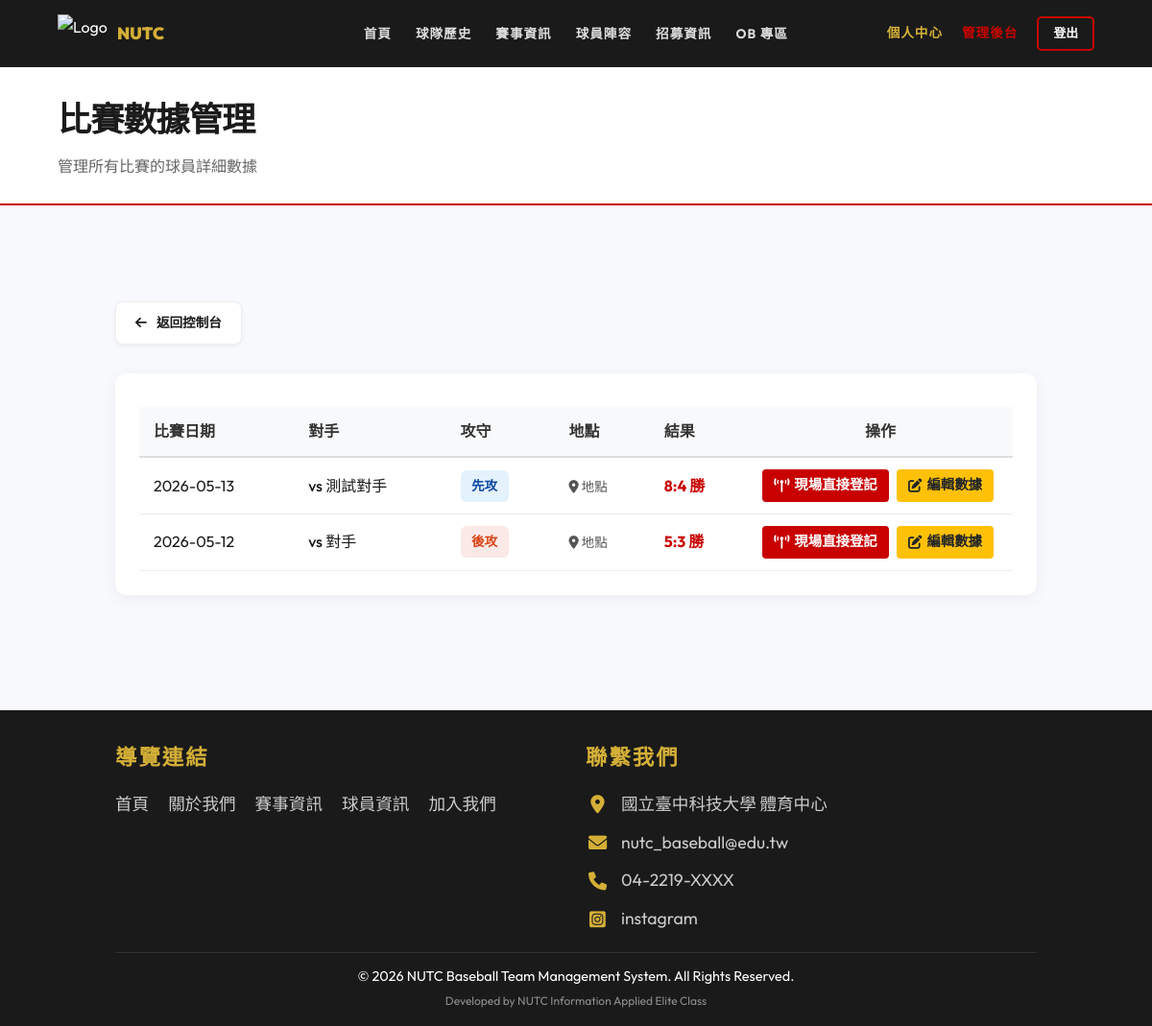
Before: /admin_game_stats.php (signed in) with the older database file.
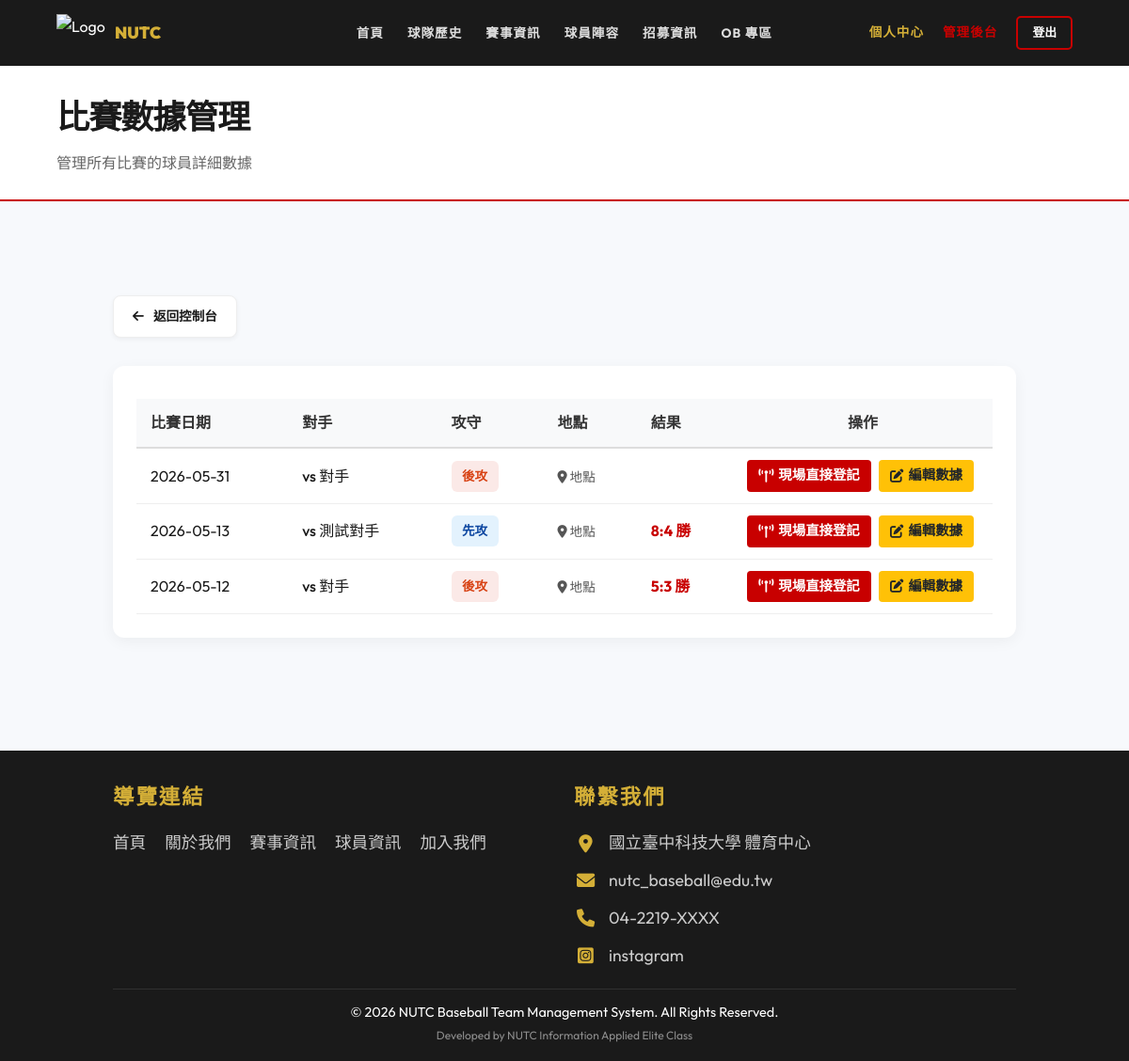
After: the same page with the newer database file.
### tables this page shows
CREATE TABLE `game` (
  `Game_id` int(11) NOT NULL COMMENT '比賽識別碼',
  `Team_Id` int(11) NOT NULL COMMENT '關聯 Team.team_Id',
  `game_date` date DEFAULT NULL COMMENT '比賽日期',
  `game_time` time DEFAULT NULL COMMENT '比賽時間 (如: 12:30)',
  `location` varchar(100) DEFAULT NULL COMMENT '比賽地點',
  `opponent` varchar(1000) DEFAULT NULL,
  `result` varchar(10) DEFAULT NULL COMMENT '比賽結果 (如：14 vs 12 勝)',
  `batting_first` varchar(10) DEFAULT NULL COMMENT '先攻或後攻'
);

CREATE TABLE `contact_us` (
  `id` int(11) NOT NULL,
  `icon_class` varchar(50) NOT NULL,
  `content_text` varchar(255) NOT NULL,
  `link` varchar(255) DEFAULT NULL
);

### includes/config.php (called while the page is built, shortened)
<?php
require_once 'Database.php';
$db = new Database();
function isLoggedIn() {
    return isset($_SESSION['user']);
}
function isAdmin() {
    return isLoggedIn() && $_SESSION['user']['role'] === 'admin';
}

### includes/Database.php (called while the page is built, shortened)
<?php
class Database {
    private $pdo;
    public function __construct() {
        $host = 'localhost';
        $db   = 'baseball_web';
        $user = 'root';
        $pass = '';
        $charset = 'utf8mb4';
        $dsn = "mysql:host=$host;port=3306;dbname=$db;charset=$charset";
        $options = [
            PDO::ATTR_ERRMODE            => PDO::ERRMODE_EXCEPTION,
            PDO::ATTR_DEFAULT_FETCH_MODE => PDO::FETCH_ASSOC,
            PDO::ATTR_EMULATE_PREPARES   => false,
        ];
        try {
            $this->pdo = new PDO($dsn, $user, $pass, $options);
            $stmt = $this->pdo->query("DESCRIBE `player_game_details`");
            $cols = $stmt->fetchAll(PDO::FETCH_COLUMN);
        } catch (\PDOException $e) {
            throw new \PDOException($e->getMessage(), (int)$e->getCode());
        }
    }
    public function getAll($table) {
        $stmt = $this->pdo->query("SELECT * FROM `$table`");
        return $stmt->fetchAll();
    }
}

### admin_game_stats.php (the view, shortened to what this page needs)
<?php
require_once 'includes/header.php';
$games = $db->getAll('game');
usort($games, function($a, $b) {
    return strtotime($b['game_date']) - strtotime($a['game_date']);
});
?>
<div class="page-header">
    <h1>比賽數據管理</h1>
    <p>管理所有比賽的球員詳細數據</p>
</div>
<section>
    <div class="container">
        <a href="admin_dashboard.php" class="admin-back-btn">
            <i class="fas fa-arrow-left"></i> 返回控制台
        </a>
        <div class="admin-list-card" style="background: white; border-radius: 12px; padding: 25px; box-shadow: 0 4px 15px rgba(0,0,0,0.05); overflow-x: auto;">
            <table class="admin-table" style="width:100%; border-collapse:collapse; text-align:left;">
                <thead>
                    <tr style="background: #f8f9fa; border-bottom: 2px solid #ddd;">
                        <th style="padding: 12px 15px; text-align: left; color: #333;">比賽日期</th>
                        <th style="padding: 12px 15px; text-align: left; color: #333;">對手</th>
                        <th style="padding: 12px 15px; text-align: left; color: #333;">攻守</th>
                        <th style="padding: 12px 15px; text-align: left; color: #333;">地點</th>
                        <th style="padding: 12px 15px; text-align: left; color: #333;">結果</th>
                        <th style="padding: 12px 15px; text-align: center; color: #333;">操作</th>
                    </tr>
                </thead>
                <tbody>
                    <?php if (count($games) === 0): ?>
                    <tr>
                        <td colspan="6" style="padding:20px; text-align:center; color:#777;">目前無任何比賽記錄</td>
                    </tr>
                    <?php else: ?>
                        <?php foreach($games as $g): ?>
                        <tr style="border-bottom:1px solid #eee; transition: background 0.3s; vertical-align: middle;">
                            <td style="padding: 12px 15px;"><?= htmlspecialchars($g['game_date']) ?></td>
                            <td style="padding: 12px 15px; font-weight: 500;">vs <?= htmlspecialchars($g['opponent']) ?></td>
                            <td style="padding: 12px 15px;">
                                <?php
                                $batting_label = htmlspecialchars($g['batting_first']) ?: '未設定';
                                $batting_style = 'background: #f8f9fa; color: #6c757d;';
                                if ($g['batting_first'] === '先攻') {
                                    $batting_style = 'background: #e3f2fd; color: #0d47a1;';
                                } elseif ($g['batting_first'] === '後攻') {
                                    $batting_style = 'background: #fbe9e7; color: #d84315;';
                                }
                                ?>
                                <span class="badge" style="padding: 5px 10px; border-radius: 6px; font-size: 0.85em; font-weight: bold; display: inline-block; text-align: center; min-width: 50px; <?= $batting_style ?>">
                                    <?= $batting_label ?>
                                </span>
                            </td>
                            <td style="padding: 12px 15px;"><span style="color:#555; font-size:0.85em;"><i class="fas fa-map-marker-alt"></i> <?= htmlspecialchars($g['location']) ?></span></td>
                            <td style="padding: 12px 15px; font-weight: bold; color: <?= strpos($g['result'], '勝') !== false ? 'var(--primary)' : (strpos($g['result'], '敗') !== false ? '#dc3545' : '#333') ?>;"><?= htmlspecialchars($g['result']) ?></td>
                            <td style="padding: 12px 15px; text-align:center; white-space: nowrap;">
                                <a href="admin_game_live_score.php?game_id=<?= $g['Game_id'] ?>" class="admin-action-btn" style="background: var(--primary); color: white;">
                                    <i class="fas fa-broadcast-tower"></i> 現場直接登記
                                </a>
                                <a href="admin_game_stats_edit.php?game_id=<?= $g['Game_id'] ?>" class="admin-action-btn admin-btn-edit">
                                    <i class="fas fa-edit"></i> 編輯數據
                                </a>
                            </td>
                        </tr>
                        <?php endforeach; ?>
                    <?php endif; ?>
                </tbody>
            </table>
        </div>
    </div>
</section>
<?php require_once 'includes/footer.php'; ?>

### includes/header.php (shortened to what this page needs)
<?php require_once 'config.php'; ?>
<!DOCTYPE html>
<html lang="zh-TW">
<head>
    <link rel="stylesheet" href="assets/css/style.css?v=2">
    <link rel="stylesheet" href="https://cdnjs.cloudflare.com/ajax/libs/font-awesome/6.0.0/css/all.min.css">
</head>
<body>
    <nav>
        <div class="logo">
            <a href="index.php"
                style="text-decoration: none; color: inherit; display: flex; align-items: center; gap: 10px;">
                <img src="https://img.icons8.com/color/96/baseball.png" alt="Logo" style="height: 40px;">
                <span style="font-size: 1.1rem; font-weight: 900; letter-spacing: 0;">NUTC</span>
            </a>
        </div>
        <div class="nav-menu" id="navMenu">
            <div class="nav-links-container">
                <ul class="nav-links">
                    <li class="<?= basename($_SERVER['PHP_SELF']) == 'index.php' ? 'active' : '' ?>"><a
                            href="index.php">首頁</a></li>
                    <li class="<?= basename($_SERVER['PHP_SELF']) == 'about.php' ? 'active' : '' ?>"><a
                            href="about.php">球隊歷史</a></li>
                    <li class="<?= basename($_SERVER['PHP_SELF']) == 'matches.php' ? 'active' : '' ?>"><a
                            href="matches.php">賽事資訊</a></li>
                    <li class="<?= basename($_SERVER['PHP_SELF']) == 'players.php' ? 'active' : '' ?>"><a
                            href="players.php">球員陣容</a></li>
                    <li class="<?= basename($_SERVER['PHP_SELF']) == 'join.php' ? 'active' : '' ?>"><a
                            href="join.php">招募資訊</a></li>
                    <li class="<?= basename($_SERVER['PHP_SELF']) == 'ob.php' ? 'active' : '' ?>"><a href="ob.php">OB
                            專區</a></li>
                </ul>
            </div>
            <div class="user-action">
                <?php if (isLoggedIn()): ?>
                    <a href="member_dashboard.php"
                        class="header-nav-link gold-link <?= basename($_SERVER['PHP_SELF']) == 'member_dashboard.php' ? 'active' : '' ?>">個人中心</a>
                    <?php if (isAdmin()): ?>
                        <a href="admin_dashboard.php"
                            class="header-nav-link gold-link <?= strpos(basename($_SERVER['PHP_SELF']), 'admin_') === 0 ? 'active' : '' ?>">管理後台</a>
                    <?php endif; ?>
                    <a href="logout.php" class="btn-logout">登出</a>
                <?php else: ?>
                    <a href="login.php" class="btn-login-header">登入</a>
                    <a href="register.php"
                        class="header-nav-link <?= basename($_SERVER['PHP_SELF']) == 'register.php' ? 'active' : '' ?> register-link">註冊</a>
                <?php endif; ?>
            </div>
        </div>
    </nav>

### includes/footer.php (shortened to what this page needs)
<?php
$contactInfos = $db->getAll('contact_us');
?>
<footer>
    <div class="footer-content">
        <div class="footer-section">
            <h3>導覽連結</h3>
            <ul class="footer-links">
                <li><a href="index.php">首頁</a></li>
                <li><a href="about.php">關於我們</a></li>
                <li><a href="matches.php">賽事資訊</a></li>
                <li><a href="players.php">球員資訊</a></li>
                <li><a href="join.php">加入我們</a></li>
            </ul>
        </div>
        <div class="footer-section">
            <h3>聯繫我們</h3>
            <div class="footer-contact-list">
                <?php if (empty($contactInfos)): ?>
                    <p class="footer-contact-empty">尚未設定聯絡資訊</p>
                <?php else: ?>
                    <?php foreach ($contactInfos as $c): ?>
                        <p class="footer-contact-item">
                            <i class="<?= htmlspecialchars($c['icon_class']) ?>"></i>
                            <?php if (!empty($c['link'])): ?>
                                <a href="<?= htmlspecialchars($c['link']) ?>" target="_blank"><?= htmlspecialchars($c['content_text']) ?></a>
                            <?php else: ?>
                                <span><?= htmlspecialchars($c['content_text']) ?></span>
                            <?php endif; ?>
                        </p>
                    <?php endforeach; ?>
                <?php endif; ?>
            </div>
        </div>
    </div>
    <div class="footer-bottom">
        &copy; 2026 NUTC Baseball Team Management System. All Rights Reserved.
        <br><small style="opacity: 0.5;">Developed by NUTC Information Applied Elite Class</small>
    </div>
</footer>
</body>
</html>

### includes/header.php (style rules this page uses)
.admin-action-btn { display: inline-flex; align-items: center; justify-content: center; border: none; padding: 6px 12px; border-radius: 4px; cursor: pointer; transition: background 0.3s, color 0.3s; text-decoration: none; font-size: 0.9rem; font-weight: 600; font-family: inherit; line-height: 1.5; box-sizing: border-box; gap: 5px; margin-right: 5px; }
.admin-btn-edit { background: #ffc107; color: #212529; }

Changed rows visible on the page:
added game: game_date "2026-05-31", opponent "對手", batting_first "後攻", location "地點"
